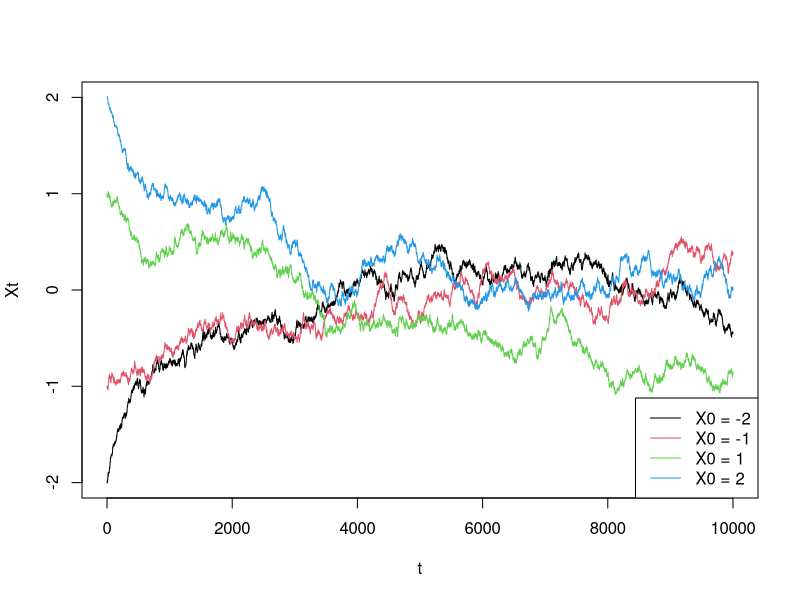
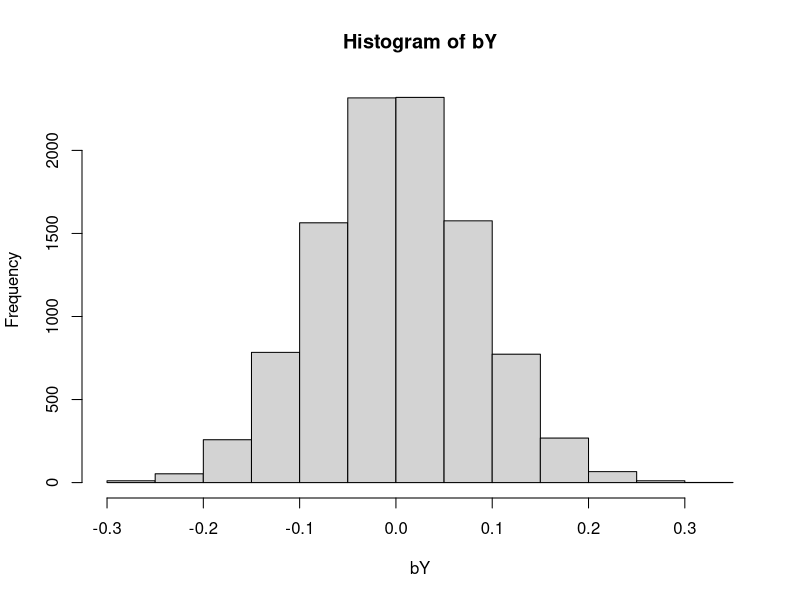

Here is the R script that generated these plots, in order:
P <- t(matrix(c(0,1,0,0,.25,0,.25,.5,0,.5,0,.5,0,.5,.5,0), nrow = 4))

powers <- replicate(8, diag(4), simplify = F)
for (k in 2:(8+1)) {
  powers[[k]] <- powers[[k-1]]%*%P
}

pstat <- solve(rbind(t(diag(4)-P)[-4,],rep(1,4)),c(0,0,0,1))
round(pstat,4)
DB <- diag(4)-diag(4)
n <- length(pstat)
for (i in 1:n){
  for (j in 1:n){
      DB[i,j] <- (P[i,j] == pstat[j]/pstat[i]*P[j,i])
  }
}

#-------------Q2-------------------#
set.seed(0)
M.H_con <- function(f,q,rq,init,t){
  sample <- as.vector(init)
  for (i in 2:(t+1)){
    Yt <- rq(sample[i-1])
    u <- runif(1)
    if (u<= min(c(1,(f(Yt)*q(Yt,sample(i-1)))
                  /(f(sample[i-1])*q(sample[i-1],Yt))))) {
      sample[i] <- Yt
    }else{
      sample[i] <- sample[i-1]
    }
  }
  sample
}

f <- function(x){exp(-2*abs(x)^5)}
k <- 1/integrate(f,-Inf,Inf)$value
sample <- M.H_con(f, function(x,y) 1, 
                  function(x) rnorm(1,mean = x, sd = .5),0,10^4)
estimate <- mean(sample[-(1:100)]^2)

f2 <- function(x) x^2*k*f(x)
numestimate <- integrate(f2,-Inf,Inf)
estimate
numestimate


sample <- lapply(c(-2,-1,1,2), 
                 function(s) M.H_con(f, function(x,y) 1, 
                                     function(x) rnorm(1,mean = x, sd = .01),
                                     s, 10^4))

plot(0:10000, sample[[1]], type = "l", ylim = c(-2,2),xlab = "t",ylab = "Xt")
lines(0:10000, sample[[2]],col = 2)
lines(0:10000, sample[[3]],col = 3)
lines(0:10000, sample[[4]],col = 4)
legend("bottomright",legend = c("X0 = -2", "X0 = -1","X0 = 1","X0 = 2"),
       col = c(1,2,3,4), lty = c(1,1,1,1))




sample2 <- lapply(c(.01,.5,1,5), 
                  function(s) M.H_con(f, 
                                      function(x,y) 1, 
                                      function(x) rnorm(1,mean = x, sd = s),
                                      0, 10^4)[-(1:250)])
library(coda)
ESS <- 1:4
for (i in 1:4){
  ESS[i] <- effectiveSize(mcmc(sample2[[i]]))
}
ESS

#-------------Q3-------------------#
set.seed(0)
gibbs_sampler <- function(init,t,functions){
  x <- init
  n <- length(x)
  Xt <- matrix(rep(0,n*(t+1)),ncol = n)
  for (i in 0:t+1){
    Xt[i,] <- x
    for (j in 1:n){
      marginal <- functions[[j]]
      x[j] <- marginal(x[-j])
    }
  }
  Xt
}

f1 <- function(x) rnorm(1,mean = 1/sqrt(2)*.8*x,sd = sqrt((1-.8^2)))
f2 <- function(x) rnorm(1,mean = sqrt(2)*.8*x,sd = sqrt((1-.8^2)*2))
sample <- gibbs_sampler(c(0,0),10^4,c(f1,f2))[-(1:50),]

dim(sample[(0<=sample[,1] & sample[,1]<=1 
            & 0<=sample[,2] & sample[,2]<=2),])[1]/dim(sample)[1]


#-------------Q4-------------------#
data(iris)
summary(iris)
X<- iris$Petal.Width
Y <- iris$Sepal.Width

bootstrap <- function(x,n, fun, alpha = .05, 
                      two.tailed = T, studentized = F, Efron = F){
  
  bs <- replicate(n,x[sample(1:length(x),length(x),replace = T)])
  stat <- apply(bs,2,fun)
  
  if (studentized){
    sigma = apply(bs,2,sd)
  }else{
    sigma = 1
  }
  if (Efron){
    tx <- 0
  }else{
    tx <- fun(x)
  }
  stat <- (stat - tx)/sigma
  if (two.tailed){
    CI <- tx - sd(x)*as.vector(quantile(stat,c(1-alpha/2,alpha/2)))
  }else{
    CI <- tx - sd(x)*as.numeric(quantile(stat,alpha))
  }
  return(list("Sample" = bs, "Statistic" = stat, "Confidence_Interval" = CI))
}


set.seed(0)
bootstraps <- bootstrap(X,10^4,function(x)mean(x),studentized = T)
bootstraps$Confidence_Interval

set.seed(0)
bootstraps <- bootstrap(X,10^4,function(x)mean(x^2),studentized = T)
bootstraps$Confidence_Interval




R<- cor(X,Y, method = "spearman")
bY <- replicate(1e4,cor(X,sample(Y,length(Y), replace = T),
                        method = "spearman"))
hist(bY)
pv <- length(bY[abs(bY)>=abs(R)])/1e4


